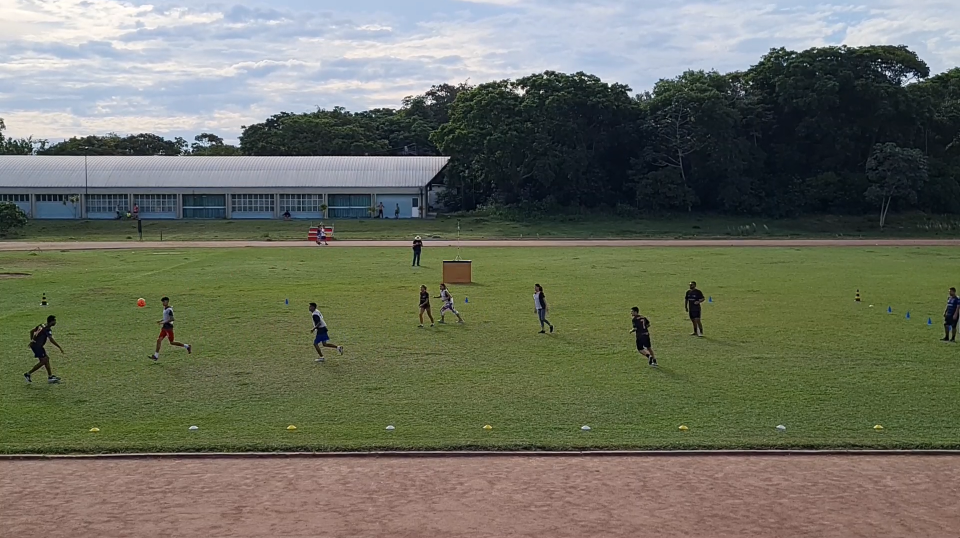
#> input picture 5_delimitarCampo_v2/campo_s20.png, 1920 x 1076 px, found by its file name (shown at 1/2 size)
$ python campo.py
#> lines starting #> are read from the running program, lines starting #| are printed output that depends on the picture; after the words box and inside, x2 and y2 are one past the last pixel; in counts of white or black regions, pixels touching at a corner belong together
import cv2
import numpy as np
from shapely.geometry import Point, Polygon

img = cv2.imread("campo_s20.png")
#> img is the input picture: shape (1076, 1920, 3); mean B, G, R 96.2, 111.2, 108.2

points = np.array([[1,865], [2, 674],   #A1, A2
                [89, 608], [1716, 601], #B1, B2
                [1920, 670], [1920,855]], #C1, C2
               np.int32)

cv2.polylines(img, [points], True, (0,255,0), 2)
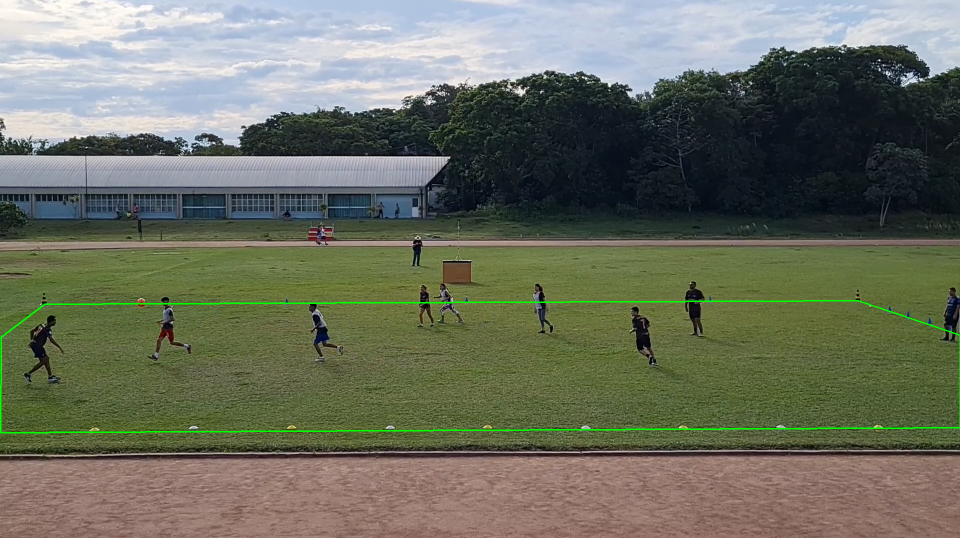
#> img: shape (1076, 1920, 3) (shown at 1/2 size); 0.6% of pixels changed, all inside (x1, y1, x2, y2) = (0, 600, 1920, 867)

cv2.imwrite("./img_campo2.jpg", img)

cv2.waitKey(0)
